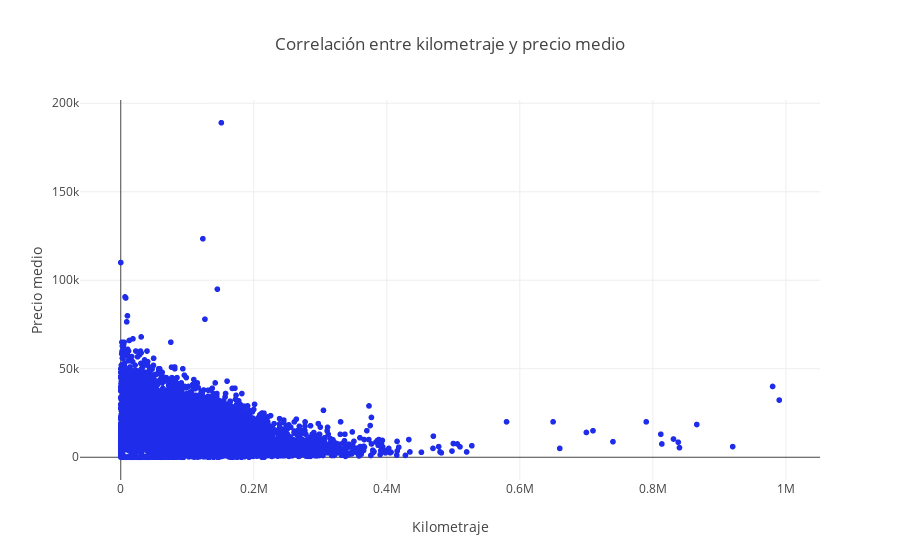
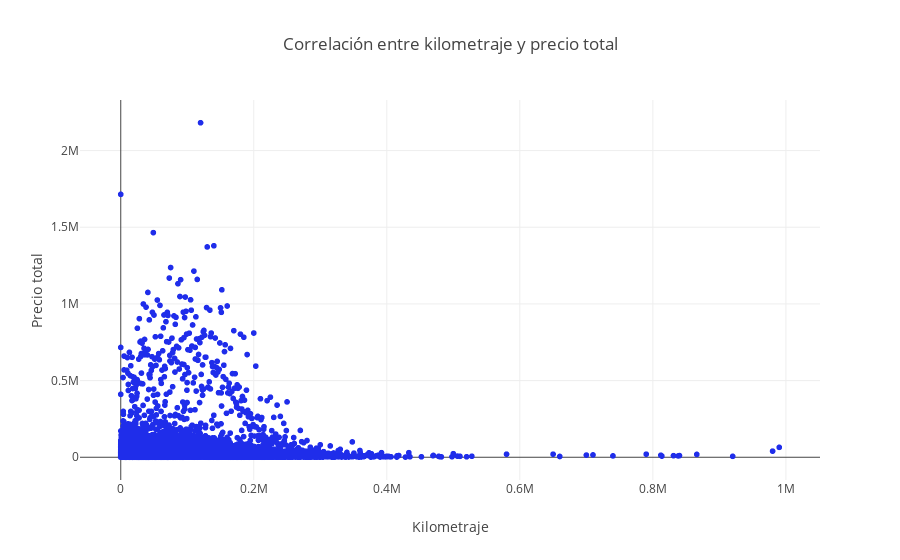

Write notebook code for charts like these, in order.
### Markdown cell above
### Análisis de kilometraje ('odometer')

### Code cell
# Group the data by 'odometer' and mean of 'price'
price_per_odometer_mean = vehicle_df[vehicle_df['odometer'] >= 0].groupby('odometer')['price'].mean().reset_index()
price_per_odometer_mean = price_per_odometer_mean.sort_values(by='price', ascending=False)

fig = px.scatter(
    price_per_odometer_mean,
    x='odometer',
    y='price',
    title='Correlación entre kilometraje y precio medio',
    labels={'odometer': 'Kilometraje', 'price': 'Precio medio'},
    color_discrete_sequence=["#1F2DEA"]
)
fig.update_yaxes(title_text='Precio medio')
fig.show()
# Group the data by 'odometer' and sum of 'price'
price_per_odometer = vehicle_df[vehicle_df['odometer'] >= 0].groupby('odometer')['price'].sum().reset_index()
price_per_odometer = price_per_odometer.sort_values(by='price', ascending=False)

fig = px.scatter(
    price_per_odometer,
    x='odometer',
    y='price',
    title='Correlación entre kilometraje y precio total',
    labels={'odometer': 'Kilometraje', 'price': 'Precio total'},
    color_discrete_sequence=["#1F2DEA"]
)
fig.update_yaxes(title_text='Precio total')
fig.show()
# Correlation between 'odometer' and 'price'
correlation = vehicle_df[vehicle_df['odometer'] >= 0][['odometer', 'price']].corr().iloc[0, 1]

print(f"Correlación entre kilometraje y precio total': {correlation:.2f}")

### Figure 1 — Plotly figure (JSON) as saved in the notebook; plotly's stock layout.template omitted (floating-point values rounded to 4 significant figures; data arrays with more than 128 entries replaced by an {"elided": "..."} marker saying what was removed)
{"data": [{"hovertemplate": "Kilometraje=%{x}<br>Precio medio=%{y}<extra></extra>", "legendgroup": "", "marker": {"color": "#1F2DEA", "symbol": "circle"}, "mode": "markers", "name": "", "showlegend": false, "type": "scattergl", "x": {"elided": "17762 int values"}, "xaxis": "x", "y": {"elided": "17762 float values"}, "yaxis": "y"}], "layout": {"legend": {"tracegroupgap": 0}, "title": {"text": "Correlación entre kilometraje y precio medio"}, "xaxis": {"anchor": "y", "domain": [0, 1], "title": {"text": "Kilometraje"}}, "yaxis": {"anchor": "x", "domain": [0, 1], "title": {"text": "Precio medio"}}}}

### Figure 2 — Plotly figure (JSON) as saved in the notebook; plotly's stock layout.template omitted (floating-point values rounded to 4 significant figures; data arrays with more than 128 entries replaced by an {"elided": "..."} marker saying what was removed)
{"data": [{"hovertemplate": "Kilometraje=%{x}<br>Precio total=%{y}<extra></extra>", "legendgroup": "", "marker": {"color": "#1F2DEA", "symbol": "circle"}, "mode": "markers", "name": "", "showlegend": false, "type": "scattergl", "x": {"elided": "17762 int values"}, "xaxis": "x", "y": {"elided": "17762 int values"}, "yaxis": "y"}], "layout": {"legend": {"tracegroupgap": 0}, "title": {"text": "Correlación entre kilometraje y precio total"}, "xaxis": {"anchor": "y", "domain": [0, 1], "title": {"text": "Kilometraje"}}, "yaxis": {"anchor": "x", "domain": [0, 1], "title": {"text": "Precio total"}}}}
